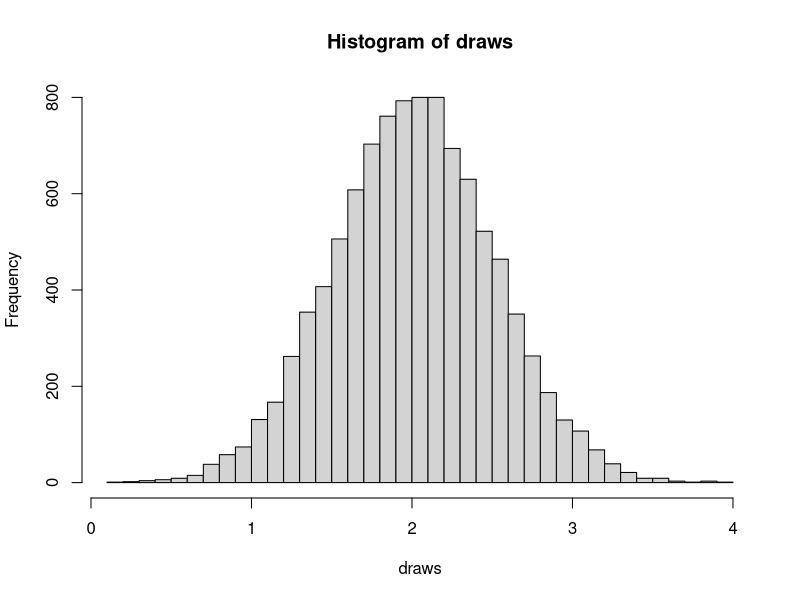
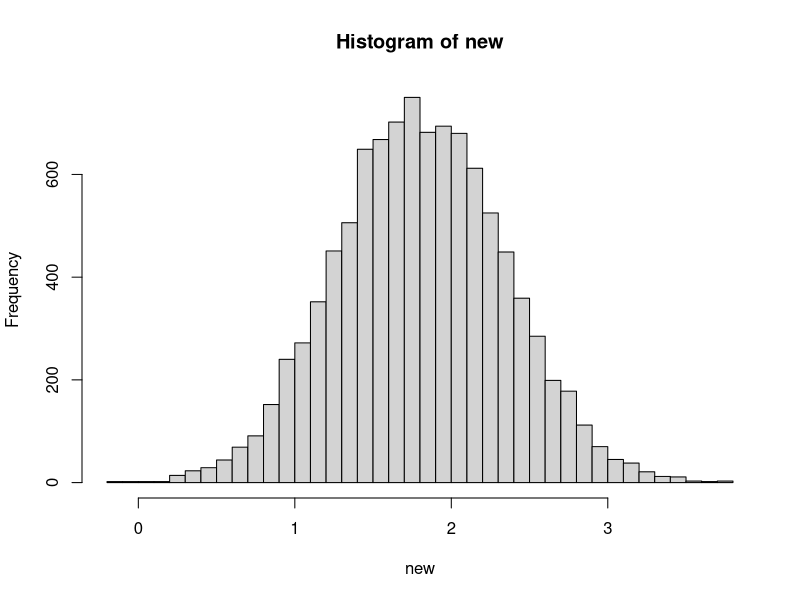
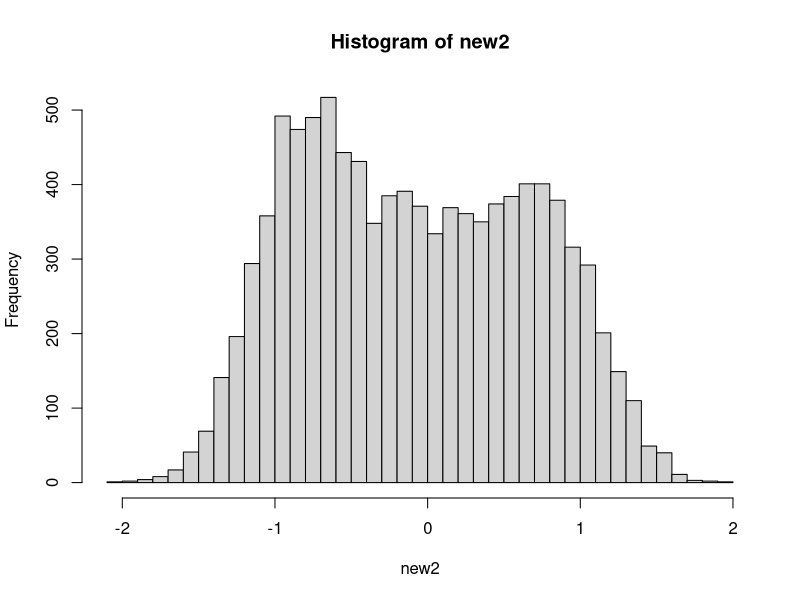
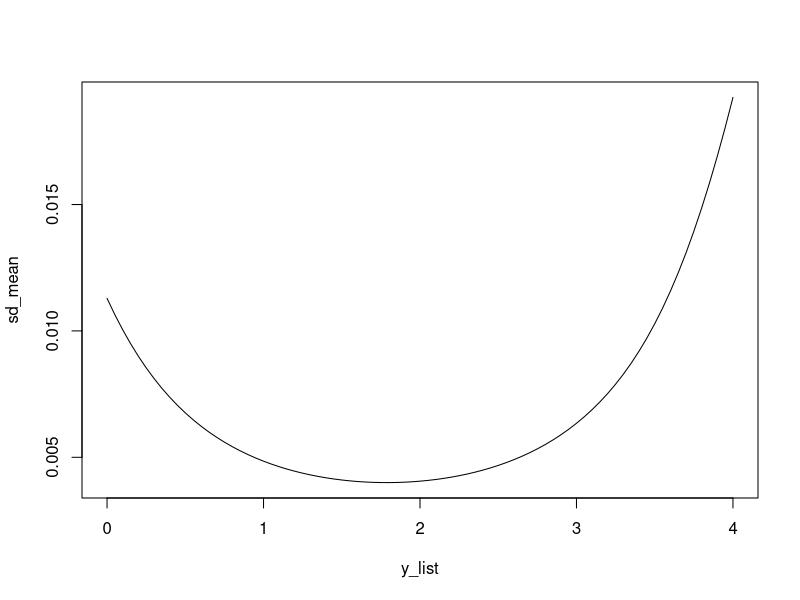
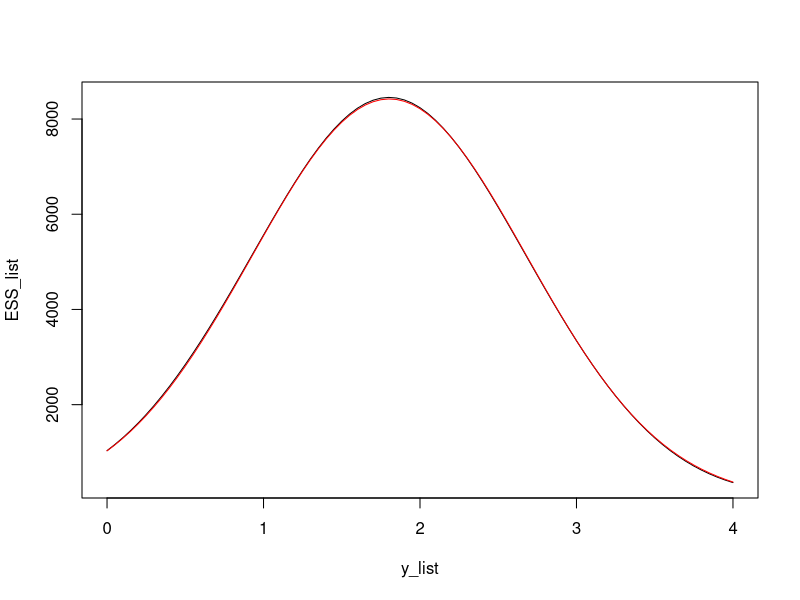

Generate these figures, in order, with R:
draws<-rnorm(10000,2,0.5)
print(mean(draws))
print(var(draws))
print(mean(draws>3))
hist(draws,breaks=50)

#---predict---
phi<-0.9
sig_eta<-0.3
new<-phi*draws+rnorm(10000,0,sig_eta)
print(mean(new))
print(var(new))
hist(new,breaks=50)

new2<-sin(3*draws)+rnorm(10000,0,sig_eta)
hist(new2,breaks=50)

#---weights and update, y_t+1=2.5---
y<-4
sig_eps<-0.5
w<-dnorm(y,new,sig_eps)
wbar<-w/sum(w)
m_upd<-sum(wbar*new)
var_upd<-sum(wbar*(new-m_upd)^2)
print(c(m_upd,var_upd))

#---what if kalman?---
P<-phi^2*0.25+sig_eta^2
R<-sig_eps^2
K<-P/(P+R)
m_K <-1.8+K*(y-1.8)
var_K<- P*(1-K)
print(c(m_K,var_K))


#---ESS effective sample size----
y_list<-seq(0,4,0.05)
ESS_list<- numeric(length(y_list))
ESS_analy<-numeric(length(y_list))
sd_mean<-numeric(length(y_list))
for (i in seq_along(y_list)){
  w<- dnorm(y_list[i],new,sig_eps)
  wbar<-w/sum(w)
  ESS_list[i]<-1/sum(wbar^2)
  m_upd<-sum(wbar*new)
  var_upd<-sum(wbar*(new-m_upd)^2)
  sd_mean[i]<-sqrt(var_upd/ESS_list[i])
  ESS_analy[i]<-10000*R/(P+R)*sqrt((2*P+R)/R)*exp(-P*(y_list[i]-mean(new))^2/(P+R)/(2*P+R))
}
plot(y_list,sd_mean,type="l")
plot(y_list,ESS_list,type="l",ylim = range(c(ESS_list,ESS_analy)))
lines(y_list,ESS_analy,type="l",col="red")

  
  
  
  

      
